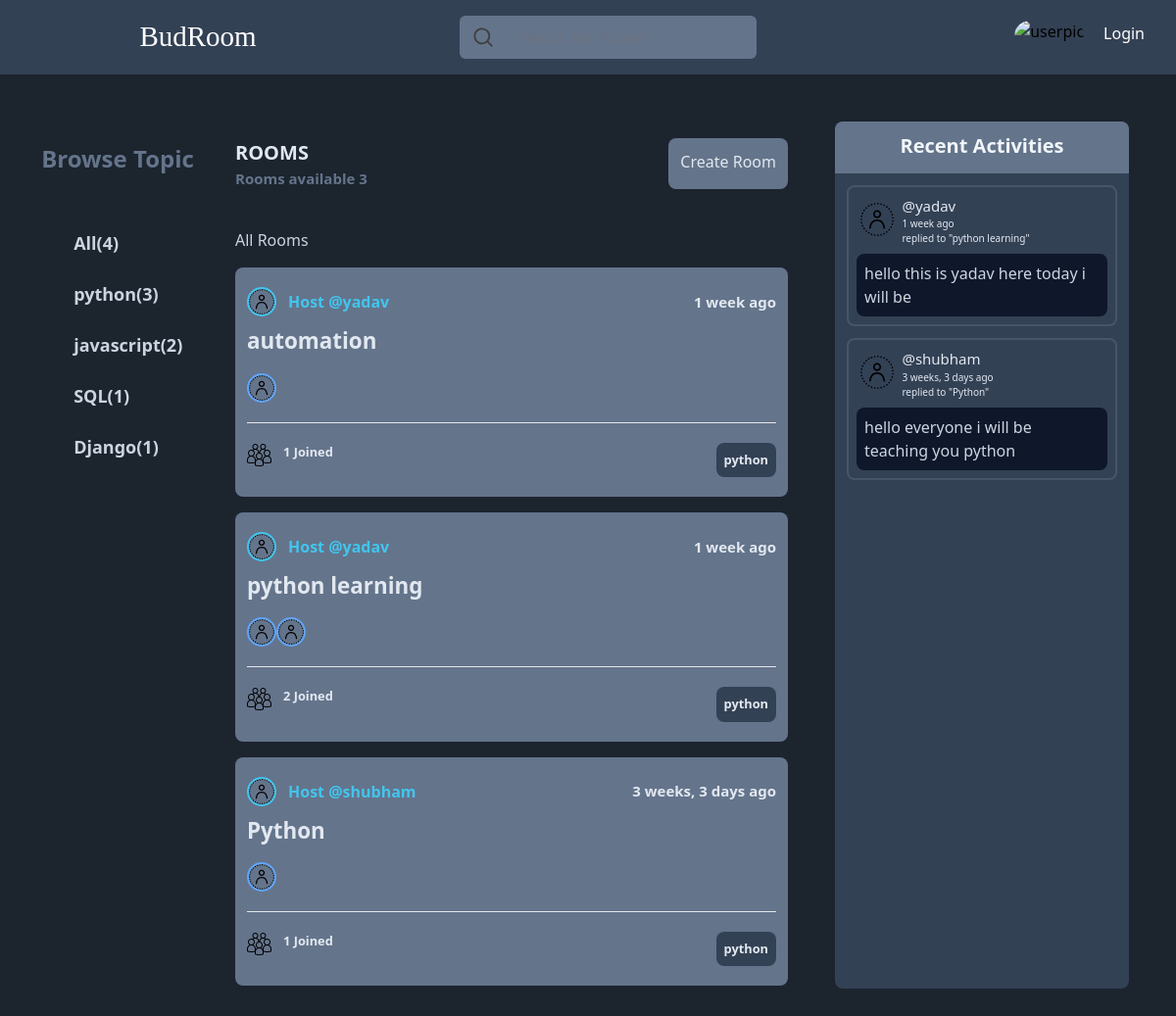
The page /?q=python on the database its author committed.
### base/models.py (models this page shows, shortened)
class Topic(models.Model):
    name = models.CharField(max_length=200)

class Room(models.Model):
    host = models.ForeignKey(User,on_delete=models.SET_NULL,null=True)
    topic = models.ForeignKey(Topic,on_delete=models.SET_NULL,null=True)
    name = models.CharField(max_length=200)
    description = models.TextField(null=True,blank=True)
    participants=models.ManyToManyField(User,related_name='participants', blank=True)
    updated = models.DateTimeField(auto_now=True)
    created = models.DateTimeField(auto_now_add=True)
    class Meta:
        ordering = ['-updated','created']
    def __str__(self):
        return self.name

class Message(models.Model):
    user = models.ForeignKey(User,on_delete=models.CASCADE)
    room = models.ForeignKey(Room,on_delete = models.CASCADE)
    body = models.TextField()
    updated = models.DateTimeField(auto_now=True)
    created = models.DateTimeField(auto_now_add=True)
    class Meta:
        ordering = ['-updated','created']

### base/views.py (the view)
# urls.py: 2. Add a URL to urlpatterns:  path('', views.home, name='home')
def home(request):
    q = request.GET.get('q') if request.GET.get('q') != None else ''
    rooms = Room.objects.filter(Q(topic__name__icontains=q) |
                                Q(name__icontains=q) |
                                Q(description__icontains=q)
                                )
    room_count=rooms.count()
    topics = Topic.objects.all()
    room_msgs= Message.objects.filter(Q(room__topic__name__icontains=q))
    context = {'rooms': rooms, 'topics': topics,'roomCount' : room_count, 'room_msgs': room_msgs}
    return render(request, 'base/home.html', context)

### base/templates/base/home.html
{% extends 'main.html' %}
{% load static%}
{% block content %}
<div>
    <div class="home-container flex justify-center">
        <div class="lg:flex hidden">
        {% include 'base/topic.html'%}
        </div>
        <div class="right lg:w-[50vw] lg:mt-[65px] w-[90vw] mt-3">
            <div class="top flex ">
                <div class="w-[70%]  flex flex-col justify-start text-slate-200 text-[20px] font-sans font-semibold">
                    <div class="flex justify-start align-top">ROOMS</div>
                    <div class=" flex justify-start text-slate-500 text-[15px] font-sans font-semibold">Rooms available {{roomCount}}</div>
                </div>
                <div class="w-[30%] flex justify-end align-top">
                    <a href="{% url 'createroom'%}" class="lg:p-3 bg-slate-500 rounded-lg text-slate-200 flex justify-center align-middle p-2 pt-3 ">Create Room</a>
                </div>
            </div>
            <div class="lg:pt-[40px] text-slate-300 pt-6">All Rooms</div>
            {% include 'base/feeds.html'%}
        </div>
        <div class="lg:flex hidden">
        {% include 'base/activity_component.html' %}
        </div>
    </div>
</div
{% endblock %}

### base/templates/base/topic.html
<div class="left w-[20vw] flex flex-col ">
    <div class="heading flex justify-center align-middle pt-[70px]">
        <h1 class="text-2xl text-slate-500 font-bold font-sam">Browse Topic</h1>
    </div>
    <div class="content flex justify-start flex-col  mt-5 text-slate-300 text-lg font-semibold font-sam ">
        <div class="all flex justify-start align-middle mt-9 pl-[4.7rem]">
            <a class="hover:text-slate-100" href="{%url 'home'%}">All({{topics.count}})</a>
        </div>
        {% for topic in topics %}
        <div class="topic-name flex justify-start align-middle mt-6 pl-[4.7rem]">
            <a class="hover:text-slate-100" href="{% url 'home' %}?q={{topic.name}}">{{topic.name}}({{topic.room_set.all.count}})</a>
        </div>
        {%endfor%}
    </div>
</div>

### base/templates/base/feeds.html
{% load static%}
<div class="h-screen overflow-scroll">
{% for room in rooms %}
<div class="mt-4 rounded-lg bg-slate-500 w-[100%]  ">
    <div class="userinfo flex pt-5 pl-3 w-[100%]">
        <div class="left flex items-center w-[50%]">
            <a href="{% url 'user-profile' room.host.id %}"><img src="{%static '/images/user_profile.svg'%}" alt="" class="w-[30px] h-[30px] rounded-full border-[#42c5ed] border-2 "></a>
            <a href="{% url 'user-profile' room.host.id %}"  class="text-[16px] flex items-center pl-3 font-sans font-semibold text-[#42c5ed]">Host @{{room.host.username}}</a>
        </div>
        <div class="right flex items-center w-[50%] justify-end pr-3">
            <small class="flex items-center text-[15px] font-sans text-slate-200 font-semibold">{{room.created|timesince}} ago</small>
        </div>
    </div>
    <div class="title">
        <a href="{% url 'room' room.id%}" class="flex items-center text-[1.4rem] font-sans text-slate-200 font-semibold pl-3 pt-2">{{room.name}}</a>
    </div>
    <div class="joined flex pt-4 pl-3">
        {%for users in room.participants.all%}
        <a href="{%url 'user-profile' users.id %}"><img src="{%static '/images/user_profile.svg'%}" alt="" class="w-[30px] h-[30px] rounded-full border-blue-400 border-2 "></a>
        {%endfor%}
    </div>
    <div class=" ml-3 mr-3 mt-5 mb-5 ">
        <hr class="text-slate-500">
    </div>
    <div class="joiners text-slate-200 flex pl-3 pb-5">
        <div class="w-[50%] flex "><img src="{% static '/images/group_user.png'%}" alt="" class="w-[25px] h-[25px] fill-blue-400"> <small class="pl-3 text-slate-200 font-sans font-semibold  ">{{room.participants.count}} Joined</small></div>
        <div class="w-[50%] flex justify-end pr-3"><small class="bg-slate-700 text-slate-200 rounded-lg p-2 font-sans font-semibold">{{room.topic.name}}</small></div>
    </div>
</div>
{%endfor%}
</div>

### base/templates/base/activity_component.html (shortened to what this page needs)
{% load static%}
<div class="activity w-[25vw] bg-slate-700 m-[4vw] rounded-lg">
    <div class="heading flex bg-slate-500 rounded-t-lg rounded-tr-lg text-slate-100 font-sans text-[20px] font-semibold justify-center align-middle pt-[10px] pb-[13px]">
        <h1 class="align-middle ">Recent Activities</h1>
    </div>
    <div class="h-screen overflow-scroll">
    {% for message in room_msgs %}
    <div class=" border-2 border-slate-600 rounded-lg m-3 bg ">
        <div class="user flex border-slate-600">
            <div class="left w-[20%] border-slate-600">
                <img src="{% static '/images/user_profile.svg'%} " class="w-[50px] h-[50px] flex justify-end align-middle pt-4 pl-2"  alt="">
            </div>
            <div class="right flex flex-col w-[70%] pt-2 border-slate-600">
                <small><a href="{%url 'user-profile' message.user.id%}" class="text-slate-200 font-sans text-[15px]">@{{message.user}}</a></small>
                <small class="text-slate-200 font-sans text-[10px]">{{message.created|timesince}} ago</small>
                <small class="text-slate-200 font-sans text-[10px]">replied to "{{message.room}}"</small>
            </div>
            <div class="deletion flex justify-end w-[10%] border-slate-600">
            </div>
        </div>
        <div class="msg bg-slate-900 text-slate-300 rounded-lg m-2 p-2"><p>{{message.body}}</p></div>
    </div>
    {%endfor%}
    </div>
</div>

### static/styles/main.css (style rules this page uses)
.home-container { background-color: #1c242e; }

### rows shown on the page
Topic: name "python", room_set.all.count "3"
Topic: name "javascript", room_set.all.count "2"
Topic: name "SQL", room_set.all.count "1"
Topic: name "Django", room_set.all.count "1"
Room: host.username "yadav", created "1 week", name "automation", participants.count "1", topic.name "python"
Room: host.username "yadav", created "1 week", name "python learning", participants.count "2", topic.name "python"
Room: host.username "shubham", created "3 weeks, 3 days", name "Python", participants.count "1", topic.name "python"
Message: user "yadav", created "1 week", room "python learning", body "hello this is yadav here today i will be"
Message: user "shubham", created "3 weeks, 3 days", room "Python", body "hello everyone i will be teaching you python"

### other values the page prints
{{ topics.count }} "4"
{{ roomCount }} "3"
